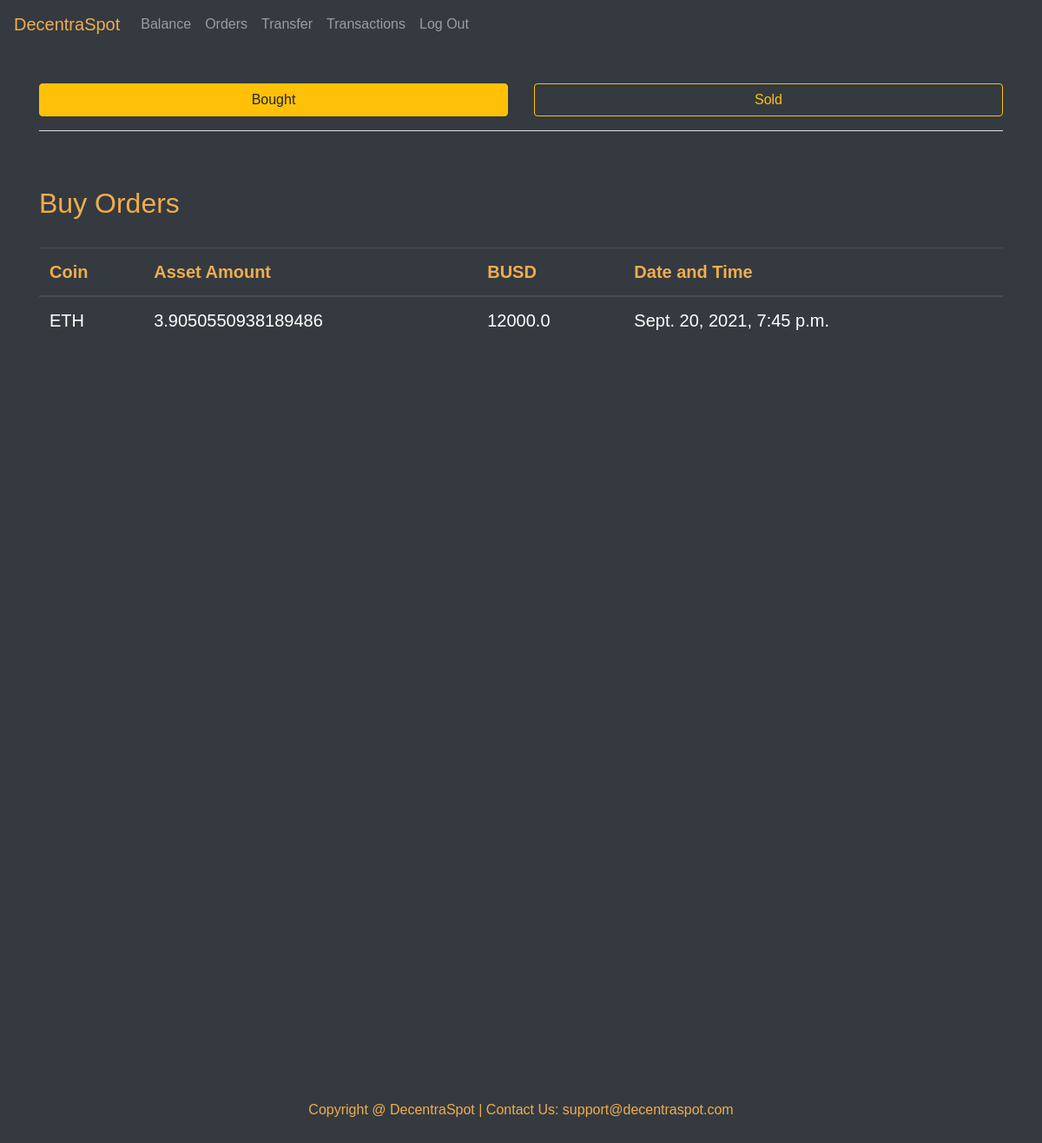
The page /order/levi (signed in) on the database as committed earlier.
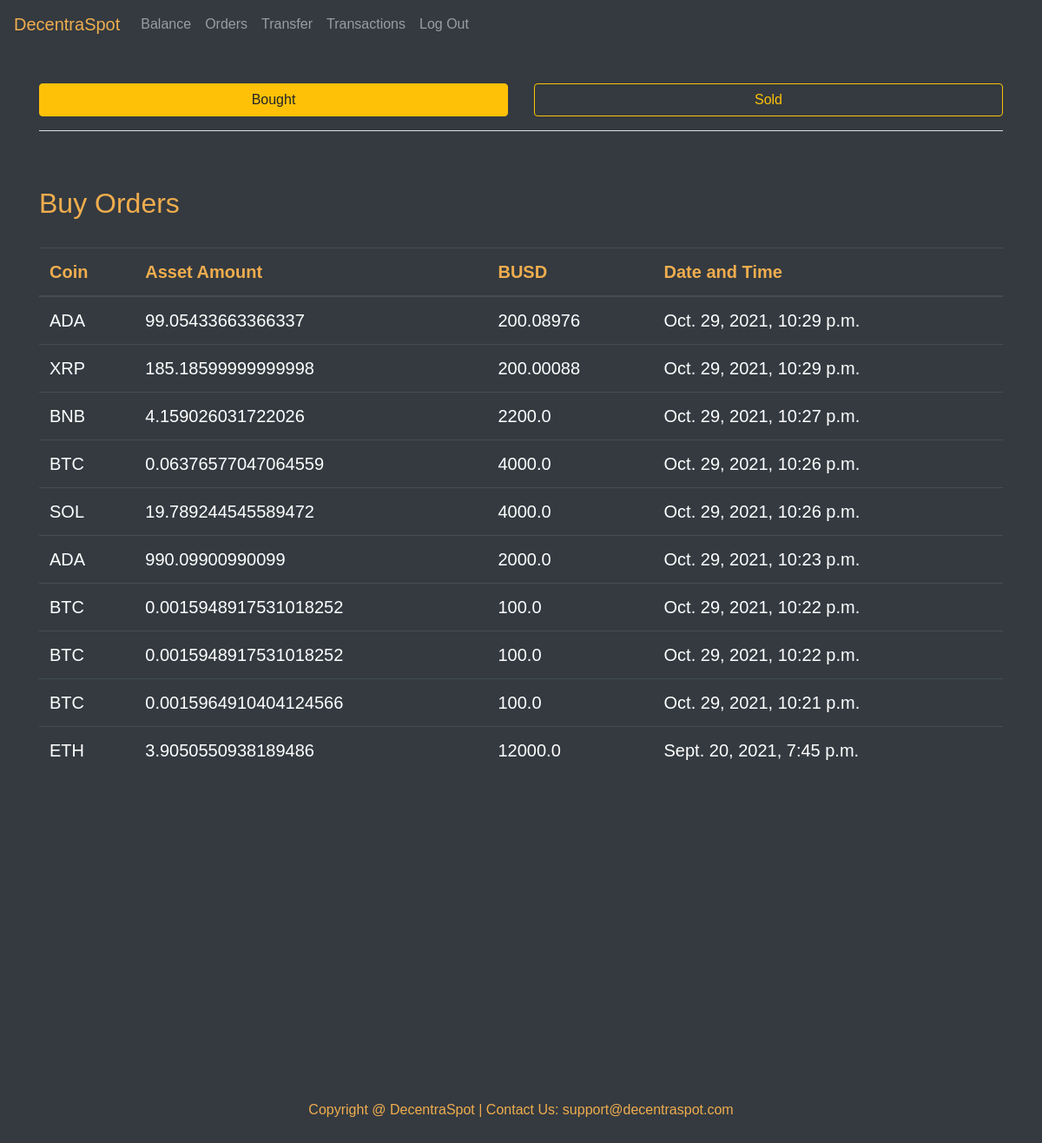
The same page on the database as committed later.
### exchange/models.py (models this page shows, shortened)
class Orders(models.Model):
    user=models.CharField(max_length=32)
    status=models.CharField(max_length=4)
    asset=models.CharField(max_length=4)
    asset_amount=models.CharField(max_length=4)
    busd_amount=models.FloatField()
    time=models.DateTimeField(auto_now_add=True)

### exchange/views.py (the view)
# urls.py: path('order/<str:username>', views.order, name='order'),
@login_required
def order(request, username):
    if request.method == 'GET':
        try:
            buy_orders=Orders.objects.filter(user=username, status='buy').order_by('-time')
            sell_orders=Orders.objects.filter(user=username, status='sell').order_by('-time')
            return render(request, 'exchange/orders.html', {
                'buy_orders':buy_orders,
                'sell_orders':sell_orders
            })
        except Orders.DoesNotExist:
            return HttpResponse("Error: Order doesn't exist")

### exchange/templates/exchange/orders.html (shortened to what this page needs)
{% extends "exchange/layout.html" %}
{% load static %}
{% block body %}
<div style="height:1200px; padding-top:40px" class="bg-dark text-white">
<div class="container">
<div class="row">
    <div class="col-sm-6">
        <button id="btn1" class="btn btn-block btn-outline-warning">Bought</button>
    </div>
    <div class="col-sm-6">
        <button id="btn2" class="btn btn-block btn-outline-warning">Sold</button>
    </div>
</div><hr class="bg-light"><br><br>
<div id="buy-view">
<h2 style="color: #f0ad4e;">Buy Orders</h2><br>
<div style="font-size:20px;" class="table-responsive">
    <table class="table table-dark table-hover">
        <thead style="color: #f0ad4e;">
            <tr>
                <th scope="col">Coin</th>
                <th scope="col">Asset Amount</th>
                <th scope="col">BUSD</th>
                <th scope="col">Date and Time</th>
            </tr>
        </thead>
        <tbody>
            {% for n in buy_orders %}
            <tr>
                <td>{{ n.asset.upper }}</td>
                <td>{{ n.asset_amount }}</td>
                <td>{{ n.busd_amount }}</td>
                <td>{{ n.time }}</td>
            </tr>
            {% endfor %}
        </tbody>
    </table>
</div></div>
</div>
</div>
{% endblock %}

### exchange/templates/exchange/layout.html (shortened to what this page needs)
{% load static %}
<!DOCTYPE html>
<html lang="en">
        <head>
                <link rel="stylesheet" href="https://stackpath.bootstrapcdn.com/bootstrap/4.4.1/css/bootstrap.min.css">
                <link href="{% static 'exchange/style.css' %}" rel="stylesheet">
        </head>
        <body>
                <nav class="navbar navbar-expand-lg navbar-dark bg-dark">
                <a style="color: #f0ad4e;" class="navbar-brand" href="{% url 'index' %}">DecentraSpot</a>
                <div class="navbar-collapse">
                <ul class="navbar-nav mr-auto">
                {% if user.is_authenticated %}
                        <li class="nav-item">
                                <a class="nav-link" href="{% url 'balance' request.user.username %}">Balance</a>
                        </li>
                        <li class="nav-item">
                                <a class="nav-link" href="{% url 'order' request.user.username %}">Orders</a>
                        </li>
                        <li class="nav-item">
                                <a class="nav-link" href="{% url 'add_transaction' request.user.username %}">Transfer</a>
                        </li>
                        <li class="nav-item">
                                <a class="nav-link" href="{% url 'transaction' request.user.username %}">Transactions</a>
                        </li>
                        <li class="nav-item">
                                <a class="nav-link" href="{% url 'logout' %}">Log Out</a>
                        </li>
                {% endif %}
                </ul>
                </div>
                </nav>
                <div>
                {% block body %}
                {% endblock %}
                </div>
                <footer class="bg-dark">
                        <div>
                                <p>Copyright @ DecentraSpot | Contact Us: support@decentraspot.com</p>
                        </div>
                </footer>
        </body>
</html>

### exchange/static/exchange/style.css (style rules this page uses)
body { font-family: 'Manrope', sans-serif; min-height: 400px; clear: both; }
footer { padding: 10px 0; bottom: 0; width: 100%; color: #f0ad4e; text-align: center; }

Rows that differ between the two databases and show on the page:
added Orders: asset "ADA", asset_amount "99.05433663366337", busd_amount "200.08976", time "Oct. 29, 2021, 10:29 p.m."
added Orders: asset "XRP", asset_amount "185.18599999999998", busd_amount "200.00088", time "Oct. 29, 2021, 10:29 p.m."
added Orders: asset "BNB", asset_amount "4.159026031722026", busd_amount "2200.0", time "Oct. 29, 2021, 10:27 p.m."
added Orders: asset "BTC", asset_amount "0.06376577047064559", busd_amount "4000.0", time "Oct. 29, 2021, 10:26 p.m."
added Orders: asset "SOL", asset_amount "19.789244545589472", busd_amount "4000.0", time "Oct. 29, 2021, 10:26 p.m."
added Orders: asset "ADA", asset_amount "990.09900990099", busd_amount "2000.0", time "Oct. 29, 2021, 10:23 p.m."
added Orders: asset "BTC", asset_amount "0.0015948917531018252", busd_amount "100.0", time "Oct. 29, 2021, 10:22 p.m."
added Orders: asset "BTC", asset_amount "0.0015948917531018252", busd_amount "100.0", time "Oct. 29, 2021, 10:22 p.m."
added Orders: asset "BTC", asset_amount "0.0015964910404124566", busd_amount "100.0", time "Oct. 29, 2021, 10:21 p.m."
